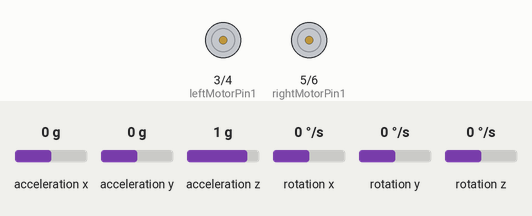
The sketch below on a simulated Arduino Uno, built with avr-gcc and run on an emulated ATmega328P. Shown: motor-driver pin pairs drawn as motors (green arrow = first pin HIGH = forward, orange = second pin HIGH = backward, longer = more drive, scaled by the enable pin). The inputs (shaded band) are chosen by the test bench; at power-on: acceleration x 0 g, acceleration y 0 g, acceleration z 1 g, rotation x 0 °/s, rotation y 0 °/s, rotation z 0 °/s. What the sketch prints to the serial monitor is not drawn.

Above: at 0.1 s.
At 1.7 s:
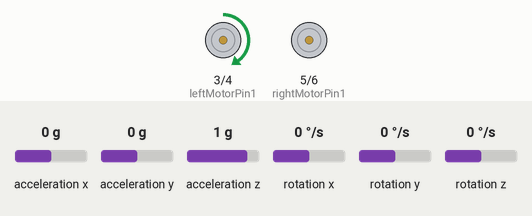
1.8 s: acceleration x set to 0.8 g
At 2.7 s:
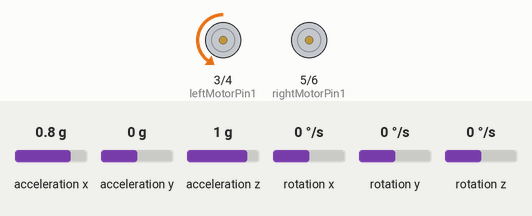
4.8 s: acceleration x set to 0 g
7.8 s: acceleration x set to 1.4 g
Timing chart, 0 to 16.8 s (numbered marks = the images above; inputs shaded):
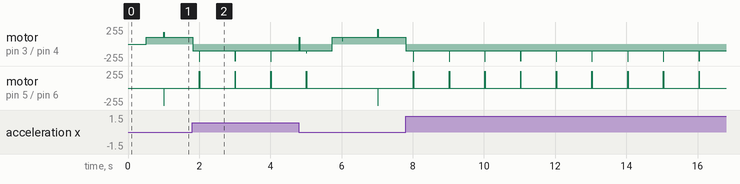

Measured:
- by itself, motor on pin 3 (leftMotorPin1) / pin 4 (leftMotorPin2): repeats every 1.0 s: backward 255/255 0.01 s, backward 100/255 0.99 s
- by itself, motor on pin 5 (rightMotorPin1) / pin 6 (rightMotorPin2): alternates forward 255/255 for 0.01 s and stopped for 0.99 s

The sketch:

TWRbalanceOURS_v2.ino
```cpp
/*  PINOUTS
***L293D pins in () after description***
D0 = ---- (Rx)                      D6 = R IN4
D1 = ---- (Tx)                      D7 = L OutA1
D2 = ----                           D8 = L OutB1
D3 = L IN1                          D9 = R OutA2
D4 = L IN2                          D10 = R OutB2
D5 = R IN3                          D11 = L PWM
                                    D12 = R PWM

    MOTORS
JGA25           :
type            : geared motor
gearboxRatio    : 1:34
no load speed   : 126 RPM, 12V (94.5 RPM at 9 V???)
ticksRevolution : 12*34 = 408
  https://www.openimpulse.com/blog/products-page/25d-gearmotors/jga25-371-dc-gearmotor-encoder-126-rpm-12-v-2/
torque          :
  See also: https://www.pololu.com/product/4822 (this has comparable motor description)
wheel diameter  : 7.3 cm = 0.073 m
wheel perimeter : =3.14*0.073 = 0.22934 m
wheel distance  : ? m  (center wheels)

    IMU
The MPU6050 is used along with library of Rowberg*/


// LIBRARIES
#include "Wire.h"
#include "I2Cdev.h"
#include "MPU6050_6Axis_MotionApps20.h"
#include "math.h"
#include <avr/wdt.h>
#include "PID_v1.h"

// PIN ASSIGNMENTS
const unsigned int leftMotorPin1 = 3;
const unsigned int leftMotorPin2 = 4;
const unsigned int rightMotorPin1 = 5;
const unsigned int rightMotorPin2 = 6;
const unsigned int leftMotorPWMPin = 11;
const unsigned int rightMotorPWMPin = 12;

// PID
#include <PID_v1.h>

double kP = 30; // [balance];   Ranges:   32-45,      40,     32
double kI = 90; //                        90--------------------->
double kD = .5; // [judder];              0.65-0.75,  0.75,   0.55

double setpoint, input, output;   // variables
PID pid(&input, &output, &setpoint, kP, kI, kD, DIRECT); // setup

// MPU
#include "I2Cdev.h"
#include "MPU6050_6Axis_MotionApps20.h"
#include "Wire.h"

MPU6050 mpu; // addy is 0x68 or 0x69

// control/status varibless
bool dmpReady = false;  // set true if DMP init was successful
uint8_t mpuIntStatus;   // holds actual interrupt status byte from MPU
uint8_t devStatus;      // return status after each device operation (0 = success, !0 = error)
uint16_t packetSize;    // expected DMP packet size (default is 42 bytes)
uint16_t fifoCount;     // count of all bytes currently in FIFO
uint8_t fifoBuffer[64]; // FIFO storage buffer

// orientation/motion varibless
Quaternion q;           // [w, x, y, z]         quaternion container
VectorInt16 aa;         // [x, y, z]            accel sensor measurements
VectorInt16 aaReal;     // [x, y, z]            gravity-free accel sensor measurements
VectorInt16 aaWorld;    // [x, y, z]            world-frame accel sensor measurements
VectorFloat gravity;    // [x, y, z]            gravity vector
float euler[3];         // [psi, theta, phi]    Euler angle container
float ypr[3];           // [yaw, pitch, roll]   yaw/pitch/roll container and gravity vector
float pitch;
long velocity;
float trimPot;
float trimAngle = 2.85;
double pwmLeft = 0.0, pwmRight = 0.0;
int IMUdataReady = 0;
volatile bool mpuInterrupt = false;


// SETUP
void setup() {
  pinMode(leftMotorPin1, OUTPUT);
  pinMode(rightMotorPin1, OUTPUT);
  pinMode(leftMotorPin2, OUTPUT);
  pinMode(rightMotorPin2, OUTPUT);
  pinMode(leftMotorPWMPin, OUTPUT);
  pinMode(rightMotorPWMPin, OUTPUT);
    // join I2C bus (I2Cdev library doesn't do this automatically)
    #if I2CDEV_IMPLEMENTATION == I2CDEV_ARDUINO_WIRE
        Wire.begin();
        Wire.setClock(400000); // 400kHz I2C clock. Comment this line if having compilation difficulties
    #elif I2CDEV_IMPLEMENTATION == I2CDEV_BUILTIN_FASTWIRE
        Fastwire::setup(400, true);
    #endif
    Serial.begin(115200);
    // initialize device
    mpu.initialize();
    devStatus = mpu.dmpInitialize();
    // gyro offsets
  mpu.setXAccelOffset(-1934);
  mpu.setYAccelOffset(994);
  mpu.setZAccelOffset(677);
  mpu.setXGyroOffset(-21);
  mpu.setYGyroOffset(66);
  mpu.setZGyroOffset(2);
    // make sure it worked (returns 0 if so)
    if (devStatus == 0) {
        // turn on the DMP, now that it's ready
        mpu.setDMPEnabled(true);
        // enable Arduino interrupt detection
        // attachInterrupt(0, dmpDataReady, RISING);
        mpuIntStatus = mpu.getIntStatus();
        // get expected DMP packet size for later comparison
        packetSize = mpu.dmpGetFIFOPacketSize();
    } else {
        // ERROR!
        // 1 = initial memory load failed
        // 2 = DMP configuration updates failed
        // (if it's going to break, usually the code will be 1)
        Serial.print(F("DMP Initialization failed (code "));
        Serial.print(devStatus);
        Serial.println(F(")"));
    }
    pid.SetMode(AUTOMATIC);
    pid.SetOutputLimits(-255,255);
    pid.SetSampleTime(10);
}

unsigned long t = 0; // Variable to store current time
unsigned long p = 0; // Variable to store previous time


void loop() {
    getAngles();
    pitch = (ypr[1] * 180 / M_PI);
    // PID variables
    input = pitch;
    pid.Compute();

    unsigned long currentTime = millis(); // Update the current time

    // Run setPower2 for 100 milliseconds
    moveForward();
    if (currentTime - p < 1000) {
        // Continue executing moveForward()
    } else {
        // Stop moveForward() and proceed to the next step
        standStill();
        p = currentTime; // Update the previous time
    }

    // Run setPower for 1 second
    if (currentTime - p < 2000) {
        // Continue executing standStill()
    } else {
        // Stop standStill() and reset the timing
        p = currentTime; // Update the previous time
    }
}


// Function to make the robot stand still
void standStill() {
    setpoint = trimAngle;
    setPower(); // Call setPower function to update motor PWM signals with the new setpoint
}

// Function to move the robot forward
void moveForward() {
    setpoint = trimAngle; // Increase the setpoint by the specified angle increase
    setPower2(); // Call setPower2 function to update motor PWM signals with the new setpoint
}
inline void forwardLeft() {
	digitalWrite(leftMotorPin1, LOW);  digitalWrite(leftMotorPin2, HIGH); // left motor
}

inline void forwardRight() {
	digitalWrite(rightMotorPin1, HIGH); digitalWrite(rightMotorPin2, LOW);  // right motor
}

inline void backwardLeft() {
	digitalWrite(leftMotorPin1, HIGH);  digitalWrite(leftMotorPin2, LOW); // left motor backwards
}

inline void backwardRight() {
	digitalWrite(rightMotorPin1, LOW); digitalWrite(rightMotorPin2, HIGH);  // right motor backwards
}


inline void setPower() {	//Set direction and adjust for motor stiction and backlash
  pwmLeft = output;
  pwmRight = output;
	if (pwmLeft < 0)  { forwardLeft();   pwmLeft *= -1;   }
	else              { backwardLeft();                   }
	if (pwmRight < 0) { forwardRight();  pwmRight *= -1;  }
	else              { backwardRight();                  }
	//Round-up to integer and cap to range
	int pwmL = int(pwmLeft + 0.5);  pwmL = constrain(pwmL, 0, 255);
	int pwmR = int(pwmRight + 0.5); pwmR = constrain(pwmR, 0, 255);
  Serial.print("pwmL: "); Serial.println(pwmL);
  Serial.print("pwmR: "); Serial.println(pwmR);
	//Throttle the motors
	analogWrite(leftMotorPWMPin, pwmL);
	analogWrite(rightMotorPWMPin, pwmR);
}

inline void setPower2() {	// Attempt at locking the motors in a state of forward movement. Function is called in the loop
  pwmLeft = output;
  pwmRight = output;
	if (pwmLeft < 0)  { forwardLeft();   pwmLeft *= -1;   }
	else              { backwardLeft();                   }
	if (pwmRight < 0) { forwardRight();  pwmRight *= -1;  }
	else              { backwardRight();                  }
	//Round-up to integer and cap to range
	int pwmL = int(pwmLeft + 0.5);  pwmL = constrain(pwmL, 0, 255);
	int pwmR = int(pwmRight + 0.5); pwmR = constrain(pwmR, 0, 255);
  Serial.print("pwmL: "); Serial.println(pwmL);
  Serial.print("pwmR: "); Serial.println(pwmR);
	//Throttle the motors
	analogWrite(leftMotorPWMPin, 100);
	analogWrite(rightMotorPWMPin, 100);
}

inline void getAngles() {
	fifoCount = mpu.getFIFOCount();
	while (fifoCount < packetSize) { fifoCount = mpu.getFIFOCount(); }
	mpu.getFIFOBytes(fifoBuffer, packetSize);
	fifoCount -= packetSize;
	mpu.dmpGetQuaternion(&q, fifoBuffer);
	mpu.dmpGetGravity(&gravity, &q);
	mpu.dmpGetYawPitchRoll(ypr, &q, &gravity);
	pitch = ypr[1] * RAD_TO_DEG;
	mpu.resetFIFO();
}
```
